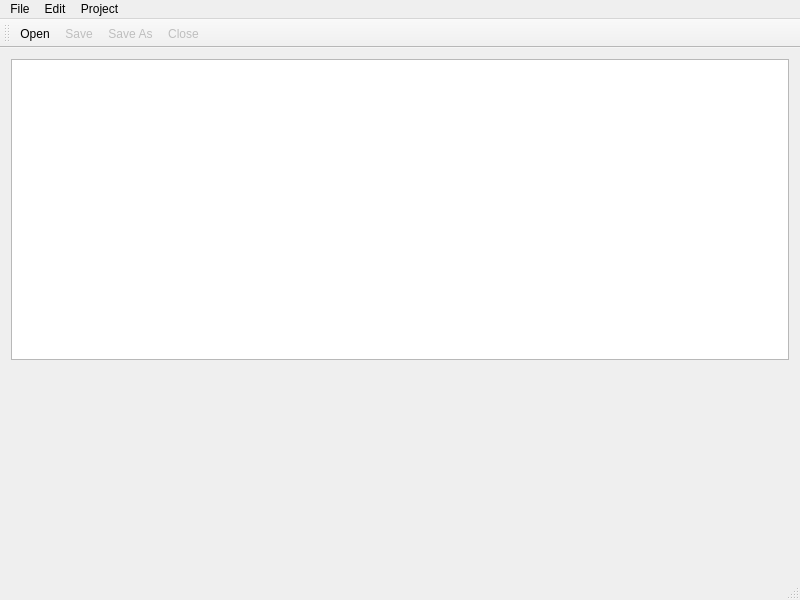
<?xml version="1.0" encoding="UTF-8"?>
<ui version="4.0">
 <class>MainWindow</class>
 <widget class="QMainWindow" name="MainWindow">
  <property name="geometry">
   <rect>
    <x>0</x>
    <y>0</y>
    <width>800</width>
    <height>600</height>
   </rect>
  </property>
  <property name="windowTitle">
   <string>MainWindow</string>
  </property>
  <widget class="QWidget" name="centralWidget">
   <layout class="QVBoxLayout" name="verticalLayout">
    <item>
     <widget class="QTextEdit" name="textEdit">
      <property name="sizePolicy">
       <sizepolicy hsizetype="Expanding" vsizetype="Expanding">
        <horstretch>0</horstretch>
        <verstretch>3</verstretch>
       </sizepolicy>
      </property>
     </widget>
    </item>
    <item>
     <widget class="XmlEditorForm" name="xmlWidget" native="true">
      <property name="sizePolicy">
       <sizepolicy hsizetype="Preferred" vsizetype="Preferred">
        <horstretch>0</horstretch>
        <verstretch>2</verstretch>
       </sizepolicy>
      </property>
     </widget>
    </item>
   </layout>
  </widget>
  <widget class="QMenuBar" name="menuBar">
   <property name="geometry">
    <rect>
     <x>0</x>
     <y>0</y>
     <width>800</width>
     <height>21</height>
    </rect>
   </property>
   <widget class="QMenu" name="menuFile">
    <property name="title">
     <string>File</string>
    </property>
    <addaction name="actionOpen"/>
    <addaction name="actionSave"/>
    <addaction name="actionSaveAs"/>
    <addaction name="actionClose"/>
    <addaction name="separator"/>
    <addaction name="actionExit"/>
   </widget>
   <widget class="QMenu" name="menuProject">
    <property name="title">
     <string>Project</string>
    </property>
   </widget>
   <widget class="QMenu" name="menuEdit">
    <property name="title">
     <string>Edit</string>
    </property>
   </widget>
   <addaction name="menuFile"/>
   <addaction name="menuEdit"/>
   <addaction name="menuProject"/>
  </widget>
  <widget class="QToolBar" name="mainToolBar">
   <attribute name="toolBarArea">
    <enum>TopToolBarArea</enum>
   </attribute>
   <attribute name="toolBarBreak">
    <bool>false</bool>
   </attribute>
   <addaction name="actionOpen"/>
   <addaction name="actionSave"/>
   <addaction name="actionSaveAs"/>
   <addaction name="actionClose"/>
  </widget>
  <widget class="QStatusBar" name="statusBar"/>
  <action name="actionOpen">
   <property name="icon">
    <iconset resource="pics/pics.qrc">
     <normaloff>:/actions/oxygen-32x32/actions/document-open.png</normaloff>:/actions/oxygen-32x32/actions/document-open.png</iconset>
   </property>
   <property name="text">
    <string>Open</string>
   </property>
  </action>
  <action name="actionSave">
   <property name="enabled">
    <bool>false</bool>
   </property>
   <property name="icon">
    <iconset resource="pics/pics.qrc">
     <normaloff>:/actions/oxygen-32x32/actions/document-save.png</normaloff>:/actions/oxygen-32x32/actions/document-save.png</iconset>
   </property>
   <property name="text">
    <string>Save</string>
   </property>
  </action>
  <action name="actionSaveAs">
   <property name="enabled">
    <bool>false</bool>
   </property>
   <property name="icon">
    <iconset resource="pics/pics.qrc">
     <normaloff>:/actions/oxygen-32x32/actions/document-save-as.png</normaloff>:/actions/oxygen-32x32/actions/document-save-as.png</iconset>
   </property>
   <property name="text">
    <string>Save As</string>
   </property>
  </action>
  <action name="actionClose">
   <property name="enabled">
    <bool>false</bool>
   </property>
   <property name="icon">
    <iconset resource="pics/pics.qrc">
     <normaloff>:/actions/oxygen-32x32/actions/document-close.png</normaloff>:/actions/oxygen-32x32/actions/document-close.png</iconset>
   </property>
   <property name="text">
    <string>Close</string>
   </property>
  </action>
  <action name="actionExit">
   <property name="icon">
    <iconset resource="pics/pics.qrc">
     <normaloff>:/actions/oxygen-32x32/actions/application-exit.png</normaloff>:/actions/oxygen-32x32/actions/application-exit.png</iconset>
   </property>
   <property name="text">
    <string>Exit</string>
   </property>
  </action>
 </widget>
 <layoutdefault spacing="6" margin="11"/>
 <customwidgets>
  <customwidget>
   <class>XmlEditorForm</class>
   <extends>QWidget</extends>
   <header>xmleditorform.h</header>
   <container>1</container>
  </customwidget>
 </customwidgets>
 <resources>
  <include location="pics/pics.qrc"/>
 </resources>
 <connections/>
</ui>
